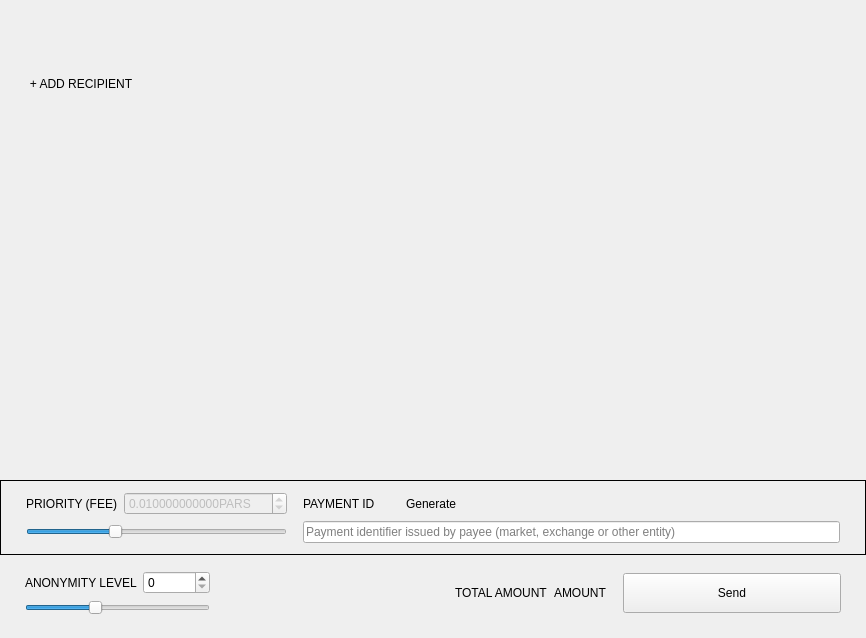
<?xml version="1.0" encoding="UTF-8"?>
<ui version="4.0">
 <class>SendFrame</class>
 <widget class="QFrame" name="SendFrame">
  <property name="geometry">
   <rect>
    <x>0</x>
    <y>0</y>
    <width>866</width>
    <height>638</height>
   </rect>
  </property>
  <property name="windowTitle">
   <string>Frame</string>
  </property>
  <property name="frameShape">
   <enum>QFrame::NoFrame</enum>
  </property>
  <property name="frameShadow">
   <enum>QFrame::Raised</enum>
  </property>
  <layout class="QVBoxLayout" name="verticalLayout">
   <property name="spacing">
    <number>5</number>
   </property>
   <property name="sizeConstraint">
    <enum>QLayout::SetDefaultConstraint</enum>
   </property>
   <property name="leftMargin">
    <number>0</number>
   </property>
   <property name="topMargin">
    <number>0</number>
   </property>
   <property name="rightMargin">
    <number>0</number>
   </property>
   <property name="bottomMargin">
    <number>0</number>
   </property>
   <item>
    <widget class="WalletGui::ResizableScrollArea" name="m_sendScrollarea">
     <property name="enabled">
      <bool>true</bool>
     </property>
     <property name="sizePolicy">
      <sizepolicy hsizetype="MinimumExpanding" vsizetype="Preferred">
       <horstretch>0</horstretch>
       <verstretch>0</verstretch>
      </sizepolicy>
     </property>
     <property name="autoFillBackground">
      <bool>false</bool>
     </property>
     <property name="styleSheet">
      <string notr="true"/>
     </property>
     <property name="frameShape">
      <enum>QFrame::NoFrame</enum>
     </property>
     <property name="sizeAdjustPolicy">
      <enum>QAbstractScrollArea::AdjustToContents</enum>
     </property>
     <property name="widgetResizable">
      <bool>true</bool>
     </property>
     <widget class="QWidget" name="scrollAreaWidgetContents">
      <property name="geometry">
       <rect>
        <x>0</x>
        <y>0</y>
        <width>866</width>
        <height>69</height>
       </rect>
      </property>
      <property name="sizePolicy">
       <sizepolicy hsizetype="Preferred" vsizetype="Preferred">
        <horstretch>0</horstretch>
        <verstretch>0</verstretch>
       </sizepolicy>
      </property>
      <property name="styleSheet">
       <string notr="true"/>
      </property>
      <layout class="QVBoxLayout" name="m_transfersLayout">
       <property name="spacing">
        <number>0</number>
       </property>
       <property name="sizeConstraint">
        <enum>QLayout::SetNoConstraint</enum>
       </property>
       <property name="leftMargin">
        <number>0</number>
       </property>
       <property name="topMargin">
        <number>0</number>
       </property>
       <property name="rightMargin">
        <number>0</number>
       </property>
       <property name="bottomMargin">
        <number>0</number>
       </property>
      </layout>
     </widget>
    </widget>
   </item>
   <item>
    <layout class="QHBoxLayout" name="horizontalLayout_2">
     <property name="spacing">
      <number>0</number>
     </property>
     <item>
      <spacer name="horizontalSpacer_3">
       <property name="orientation">
        <enum>Qt::Horizontal</enum>
       </property>
       <property name="sizeType">
        <enum>QSizePolicy::Fixed</enum>
       </property>
       <property name="sizeHint" stdset="0">
        <size>
         <width>25</width>
         <height>20</height>
        </size>
       </property>
      </spacer>
     </item>
     <item>
      <widget class="WalletGui::WalletNormalLinkLikeButton" name="m_addRecipientButton">
       <property name="cursor">
        <cursorShape>PointingHandCursor</cursorShape>
       </property>
       <property name="focusPolicy">
        <enum>Qt::NoFocus</enum>
       </property>
       <property name="text">
        <string>+ ADD RECIPIENT</string>
       </property>
       <property name="flat">
        <bool>true</bool>
       </property>
      </widget>
     </item>
     <item>
      <spacer name="horizontalSpacer_2">
       <property name="orientation">
        <enum>Qt::Horizontal</enum>
       </property>
       <property name="sizeHint" stdset="0">
        <size>
         <width>478</width>
         <height>17</height>
        </size>
       </property>
      </spacer>
     </item>
    </layout>
   </item>
   <item>
    <spacer name="verticalSpacer_2">
     <property name="orientation">
      <enum>Qt::Vertical</enum>
     </property>
     <property name="sizeType">
      <enum>QSizePolicy::MinimumExpanding</enum>
     </property>
     <property name="sizeHint" stdset="0">
      <size>
       <width>20</width>
       <height>20</height>
      </size>
     </property>
    </spacer>
   </item>
   <item>
    <widget class="QFrame" name="m_sendFeeFrame">
     <property name="sizePolicy">
      <sizepolicy hsizetype="Minimum" vsizetype="Minimum">
       <horstretch>0</horstretch>
       <verstretch>0</verstretch>
      </sizepolicy>
     </property>
     <property name="frameShape">
      <enum>QFrame::Box</enum>
     </property>
     <property name="frameShadow">
      <enum>QFrame::Plain</enum>
     </property>
     <layout class="QGridLayout" name="gridLayout_4">
      <property name="leftMargin">
       <number>25</number>
      </property>
      <property name="topMargin">
       <number>11</number>
      </property>
      <property name="rightMargin">
       <number>25</number>
      </property>
      <property name="bottomMargin">
       <number>11</number>
      </property>
      <item row="0" column="0">
       <widget class="WalletGui::WalletNormalGrayTextLabel" name="label_3">
        <property name="text">
         <string>PRIORITY (FEE)</string>
        </property>
        <property name="alignment">
         <set>Qt::AlignLeading|Qt::AlignLeft|Qt::AlignVCenter</set>
        </property>
       </widget>
      </item>
      <item row="0" column="1">
       <widget class="QDoubleSpinBox" name="m_feeSpin">
        <property name="enabled">
         <bool>false</bool>
        </property>
        <property name="buttonSymbols">
         <enum>QAbstractSpinBox::UpDownArrows</enum>
        </property>
        <property name="suffix">
         <string notr="true">PARS</string>
        </property>
        <property name="decimals">
         <number>12</number>
        </property>
        <property name="minimum">
         <double>0.000200000000000</double>
        </property>
        <property name="maximum">
         <double>999.000000000000000</double>
        </property>
        <property name="singleStep">
         <double>0.010000000000000</double>
        </property>
        <property name="value">
         <double>0.010000000000000</double>
        </property>
       </widget>
      </item>
      <item row="1" column="3">
       <widget class="WalletGui::ClearableLineEdit" name="m_paymentIdEdit">
        <property name="styleSheet">
         <string notr="true">[errorState=&quot;true&quot;] {
  border-color: #ef3131;
}</string>
        </property>
        <property name="placeholderText">
         <string>Payment identifier issued by payee (market, exchange or other entity)</string>
        </property>
       </widget>
      </item>
      <item row="0" column="3">
       <layout class="QHBoxLayout" name="horizontalLayout_3">
        <item>
         <widget class="WalletGui::WalletNormalGrayTextLabel" name="m_paymentIdTextLabel">
          <property name="sizePolicy">
           <sizepolicy hsizetype="Minimum" vsizetype="Minimum">
            <horstretch>0</horstretch>
            <verstretch>0</verstretch>
           </sizepolicy>
          </property>
          <property name="text">
           <string>PAYMENT ID</string>
          </property>
          <property name="alignment">
           <set>Qt::AlignLeading|Qt::AlignLeft|Qt::AlignVCenter</set>
          </property>
          <property name="margin">
           <number>0</number>
          </property>
          <property name="indent">
           <number>0</number>
          </property>
         </widget>
        </item>
        <item>
         <spacer name="horizontalSpacer_6">
          <property name="orientation">
           <enum>Qt::Horizontal</enum>
          </property>
          <property name="sizeType">
           <enum>QSizePolicy::Fixed</enum>
          </property>
          <property name="sizeHint" stdset="0">
           <size>
            <width>10</width>
            <height>10</height>
           </size>
          </property>
         </spacer>
        </item>
        <item>
         <widget class="WalletGui::WalletTinyLinkLikeButton" name="m_generatePaymentIdButton">
          <property name="sizePolicy">
           <sizepolicy hsizetype="Minimum" vsizetype="Minimum">
            <horstretch>0</horstretch>
            <verstretch>0</verstretch>
           </sizepolicy>
          </property>
          <property name="cursor">
           <cursorShape>PointingHandCursor</cursorShape>
          </property>
          <property name="focusPolicy">
           <enum>Qt::NoFocus</enum>
          </property>
          <property name="text">
           <string>Generate</string>
          </property>
          <property name="flat">
           <bool>true</bool>
          </property>
         </widget>
        </item>
        <item>
         <spacer name="horizontalSpacer_5">
          <property name="orientation">
           <enum>Qt::Horizontal</enum>
          </property>
          <property name="sizeHint" stdset="0">
           <size>
            <width>40</width>
            <height>10</height>
           </size>
          </property>
         </spacer>
        </item>
       </layout>
      </item>
      <item row="1" column="0" colspan="2">
       <layout class="QGridLayout" name="m_priorityGridLayout">
        <item row="0" column="0">
         <widget class="QSlider" name="m_prioritySlider">
          <property name="minimum">
           <number>1</number>
          </property>
          <property name="maximum">
           <number>4</number>
          </property>
          <property name="pageStep">
           <number>1</number>
          </property>
          <property name="value">
           <number>2</number>
          </property>
          <property name="orientation">
           <enum>Qt::Horizontal</enum>
          </property>
         </widget>
        </item>
       </layout>
      </item>
      <item row="0" column="2">
       <spacer name="horizontalSpacer_7">
        <property name="orientation">
         <enum>Qt::Horizontal</enum>
        </property>
        <property name="sizeType">
         <enum>QSizePolicy::Fixed</enum>
        </property>
        <property name="sizeHint" stdset="0">
         <size>
          <width>10</width>
          <height>20</height>
         </size>
        </property>
       </spacer>
      </item>
     </layout>
    </widget>
   </item>
   <item>
    <widget class="QFrame" name="m_mixinFrame">
     <property name="frameShape">
      <enum>QFrame::NoFrame</enum>
     </property>
     <property name="frameShadow">
      <enum>QFrame::Raised</enum>
     </property>
     <layout class="QGridLayout" name="gridLayout">
      <property name="leftMargin">
       <number>25</number>
      </property>
      <property name="topMargin">
       <number>11</number>
      </property>
      <property name="rightMargin">
       <number>25</number>
      </property>
      <property name="bottomMargin">
       <number>23</number>
      </property>
      <item row="0" column="2" rowspan="2">
       <widget class="QLabel" name="label">
        <property name="text">
         <string/>
        </property>
       </widget>
      </item>
      <item row="0" column="5" rowspan="2">
       <widget class="WalletGui::WalletExtraNormalBlackTextLabel" name="m_totalAmountLabel">
        <property name="text">
         <string>AMOUNT</string>
        </property>
        <property name="indent">
         <number>0</number>
        </property>
       </widget>
      </item>
      <item row="0" column="1">
       <widget class="QSpinBox" name="m_mixinSpin">
        <property name="maximum">
         <number>999999999</number>
        </property>
       </widget>
      </item>
      <item row="0" column="3" rowspan="2">
       <spacer name="horizontalSpacer">
        <property name="orientation">
         <enum>Qt::Horizontal</enum>
        </property>
        <property name="sizeType">
         <enum>QSizePolicy::Expanding</enum>
        </property>
        <property name="sizeHint" stdset="0">
         <size>
          <width>298</width>
          <height>20</height>
         </size>
        </property>
       </spacer>
      </item>
      <item row="1" column="0" colspan="2">
       <widget class="QSlider" name="m_mixinSlider">
        <property name="maximumSize">
         <size>
          <width>16777215</width>
          <height>16777215</height>
         </size>
        </property>
        <property name="maximum">
         <number>19</number>
        </property>
        <property name="pageStep">
         <number>1</number>
        </property>
        <property name="value">
         <number>7</number>
        </property>
        <property name="tracking">
         <bool>false</bool>
        </property>
        <property name="orientation">
         <enum>Qt::Horizontal</enum>
        </property>
       </widget>
      </item>
      <item row="0" column="7" rowspan="2">
       <widget class="WalletGui::WalletLargeBlueButton" name="m_sendButton">
        <property name="sizePolicy">
         <sizepolicy hsizetype="Fixed" vsizetype="Fixed">
          <horstretch>0</horstretch>
          <verstretch>0</verstretch>
         </sizepolicy>
        </property>
        <property name="minimumSize">
         <size>
          <width>218</width>
          <height>40</height>
         </size>
        </property>
        <property name="maximumSize">
         <size>
          <width>218</width>
          <height>40</height>
         </size>
        </property>
        <property name="focusPolicy">
         <enum>Qt::NoFocus</enum>
        </property>
        <property name="text">
         <string>Send</string>
        </property>
       </widget>
      </item>
      <item row="0" column="4" rowspan="2">
       <widget class="WalletGui::WalletNormalGrayTextLabel" name="label_2">
        <property name="text">
         <string>TOTAL AMOUNT</string>
        </property>
       </widget>
      </item>
      <item row="0" column="0">
       <widget class="WalletGui::WalletNormalGrayTextLabel" name="m_mixinTextLabel">
        <property name="text">
         <string>ANONYMITY LEVEL</string>
        </property>
       </widget>
      </item>
      <item row="0" column="6" rowspan="2">
       <spacer name="horizontalSpacer_4">
        <property name="orientation">
         <enum>Qt::Horizontal</enum>
        </property>
        <property name="sizeType">
         <enum>QSizePolicy::Fixed</enum>
        </property>
        <property name="sizeHint" stdset="0">
         <size>
          <width>10</width>
          <height>20</height>
         </size>
        </property>
       </spacer>
      </item>
     </layout>
    </widget>
   </item>
  </layout>
 </widget>
 <customwidgets>
  <customwidget>
   <class>WalletGui::WalletTinyLinkLikeButton</class>
   <extends>QPushButton</extends>
   <header>Gui/Common/WalletLinkLikeButton.h</header>
  </customwidget>
  <customwidget>
   <class>WalletGui::WalletNormalGrayTextLabel</class>
   <extends>QLabel</extends>
   <header>Gui/Common/WalletTextLabel.h</header>
  </customwidget>
  <customwidget>
   <class>WalletGui::WalletLargeBlueButton</class>
   <extends>QPushButton</extends>
   <header>Gui/Common/WalletBlueButton.h</header>
  </customwidget>
  <customwidget>
   <class>WalletGui::ClearableLineEdit</class>
   <extends>QLineEdit</extends>
   <header>Gui/Common/ClearableLineEdit.h</header>
  </customwidget>
  <customwidget>
   <class>WalletGui::ResizableScrollArea</class>
   <extends>QScrollArea</extends>
   <header>Gui/Common/ResizableScrollArea.h</header>
   <container>1</container>
  </customwidget>
  <customwidget>
   <class>WalletGui::WalletNormalLinkLikeButton</class>
   <extends>QPushButton</extends>
   <header>Gui/Common/WalletLinkLikeButton.h</header>
  </customwidget>
  <customwidget>
   <class>WalletGui::WalletExtraNormalBlackTextLabel</class>
   <extends>QLabel</extends>
   <header>Gui/Common/WalletTextLabel.h</header>
  </customwidget>
 </customwidgets>
 <tabstops>
  <tabstop>m_paymentIdEdit</tabstop>
  <tabstop>m_mixinSlider</tabstop>
  <tabstop>m_sendScrollarea</tabstop>
 </tabstops>
 <resources/>
 <connections>
  <connection>
   <sender>m_sendButton</sender>
   <signal>clicked()</signal>
   <receiver>SendFrame</receiver>
   <slot>sendClicked()</slot>
   <hints>
    <hint type="sourcelabel">
     <x>53</x>
     <y>561</y>
    </hint>
    <hint type="destinationlabel">
     <x>432</x>
     <y>294</y>
    </hint>
   </hints>
  </connection>
  <connection>
   <sender>m_mixinSlider</sender>
   <signal>valueChanged(int)</signal>
   <receiver>SendFrame</receiver>
   <slot>mixinValueChanged(int)</slot>
   <hints>
    <hint type="sourcelabel">
     <x>221</x>
     <y>520</y>
    </hint>
    <hint type="destinationlabel">
     <x>432</x>
     <y>294</y>
    </hint>
   </hints>
  </connection>
  <connection>
   <sender>m_addRecipientButton</sender>
   <signal>clicked()</signal>
   <receiver>SendFrame</receiver>
   <slot>addRecipientClicked()</slot>
   <hints>
    <hint type="sourcelabel">
     <x>78</x>
     <y>414</y>
    </hint>
    <hint type="destinationlabel">
     <x>432</x>
     <y>294</y>
    </hint>
   </hints>
  </connection>
  <connection>
   <sender>m_paymentIdEdit</sender>
   <signal>textChanged(QString)</signal>
   <receiver>SendFrame</receiver>
   <slot>validatePaymentId(QString)</slot>
   <hints>
    <hint type="sourcelabel">
     <x>538</x>
     <y>521</y>
    </hint>
    <hint type="destinationlabel">
     <x>432</x>
     <y>318</y>
    </hint>
   </hints>
  </connection>
  <connection>
   <sender>m_mixinSpin</sender>
   <signal>valueChanged(int)</signal>
   <receiver>SendFrame</receiver>
   <slot>mixinValueChanged(int)</slot>
   <hints>
    <hint type="sourcelabel">
     <x>201</x>
     <y>575</y>
    </hint>
    <hint type="destinationlabel">
     <x>432</x>
     <y>318</y>
    </hint>
   </hints>
  </connection>
  <connection>
   <sender>m_generatePaymentIdButton</sender>
   <signal>clicked()</signal>
   <receiver>SendFrame</receiver>
   <slot>generatePaymentIdClicked()</slot>
   <hints>
    <hint type="sourcelabel">
     <x>314</x>
     <y>494</y>
    </hint>
    <hint type="destinationlabel">
     <x>432</x>
     <y>318</y>
    </hint>
   </hints>
  </connection>
  <connection>
   <sender>m_prioritySlider</sender>
   <signal>valueChanged(int)</signal>
   <receiver>SendFrame</receiver>
   <slot>priorityValueChanged(int)</slot>
   <hints>
    <hint type="sourcelabel">
     <x>126</x>
     <y>528</y>
    </hint>
    <hint type="destinationlabel">
     <x>432</x>
     <y>318</y>
    </hint>
   </hints>
  </connection>
 </connections>
 <slots>
  <slot>sendClicked()</slot>
  <slot>clearAllClicked()</slot>
  <slot>addRecipientClicked()</slot>
  <slot>mixinValueChanged(int)</slot>
  <slot>priorityValueChanged(int)</slot>
  <slot>validatePaymentId(QString)</slot>
  <slot>generatePaymentIdClicked()</slot>
 </slots>
</ui>
